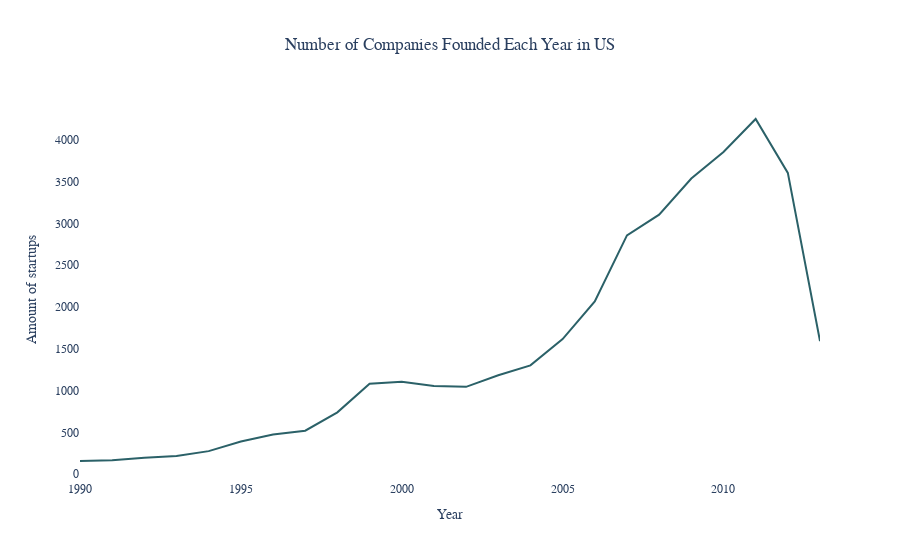

Here is the notebook cell this chart was saved with:
### Code cell
main_data['founded_at'] = pd.to_datetime(main_data['founded_at'])
df_year_count = main_data.groupby(main_data['founded_at'].dt.year).count()

#filter
df_year_count = df_year_count[df_year_count.index >= 1990] 
df_year_count = df_year_count[df_year_count.index <2014]

fig = go.Figure()
fig.add_trace(go.Scatter(x=df_year_count.index, y=df_year_count['founded_at'], line=dict(color='#2B6168')))
fig.update_layout(title='Number of Companies Founded Each Year in US', 
                  xaxis_title='Year', 
                  yaxis_title='Amount of startups',
                  font=dict(size=12),
                  plot_bgcolor='white', 
                  font_family='Arial',
                  title_x=0.5)
fig.show()
pyo.plot(fig, filename='plot/year_count.html')

### Figure 1 — Plotly figure (JSON) as saved in the notebook; plotly's stock layout.template omitted (floating-point values rounded to 4 significant figures)
{"data": [{"line": {"color": "#2B6168"}, "type": "scatter", "x": [1990, 1991, 1992, 1993, 1994, 1995, 1996, 1997, 1998, 1999, 2000, 2001, 2002, 2003, 2004, 2005, 2006, 2007, 2008, 2009, 2010, 2011, 2012, 2013], "y": [157, 165, 197, 217, 275, 391, 473, 519, 739, 1081, 1104, 1054, 1044, 1183, 1301, 1616, 2066, 2856, 3104, 3536, 3854, 4249, 3604, 1591]}], "layout": {"font": {"family": "Arial", "size": 12}, "plot_bgcolor": "white", "title": {"text": "Number of Companies Founded Each Year in US", "x": 0.5}, "xaxis": {"title": {"text": "Year"}}, "yaxis": {"title": {"text": "Amount of startups"}}}}
